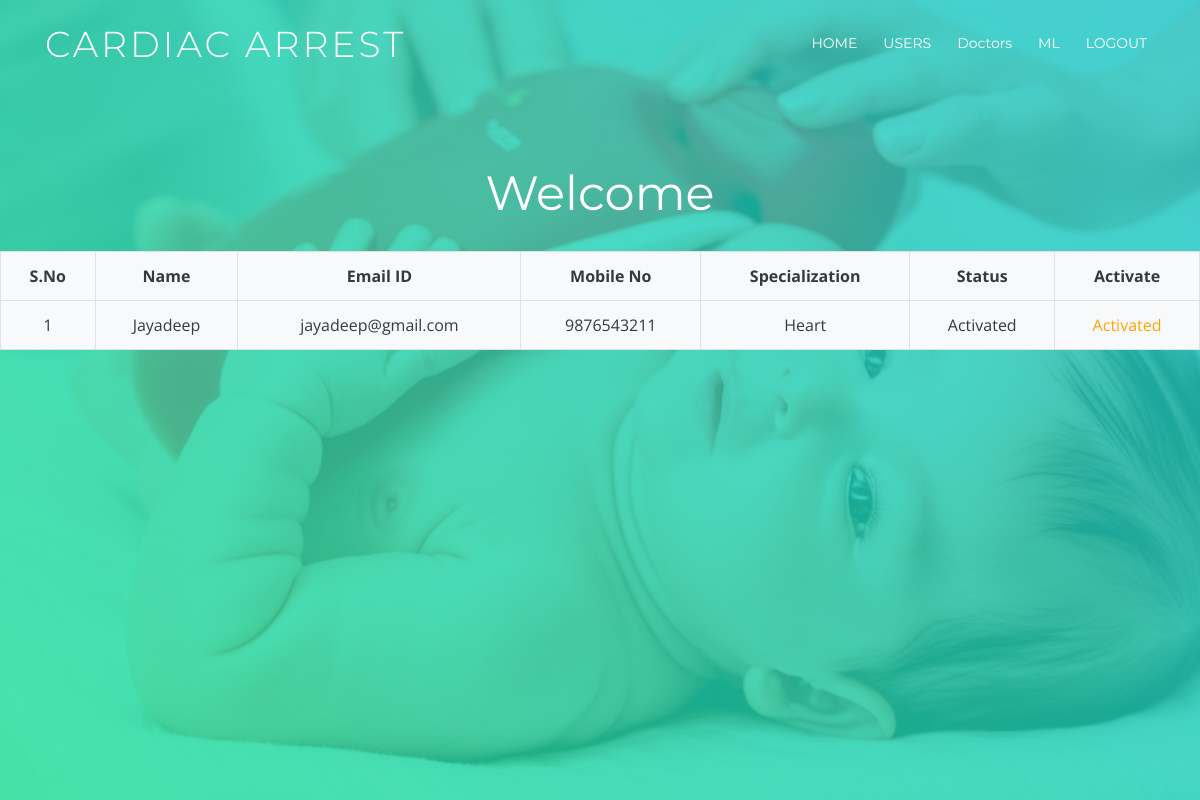
Screenshot of /doctordetails/ with the database file from the repository.
### doctor/models.py (models this page shows, shortened)
class doctorModel(models.Model):
    name = models.CharField(max_length=50)
    email = models.EmailField()
    passwd = models.CharField(max_length=40)
    cwpasswd = models.CharField(max_length=40)
    mobileno = models.CharField(max_length=50, default="", editable=True)
    specialization = models.CharField(max_length=50, default="", editable=True)
    status = models.CharField(max_length=40, default="", editable=True)
    class Meta:
        db_table='doctorregister'

### admins/views.py (the view)
# urls.py: path('doctordetails/', admins.doctordetails, name='doctordetails'),
def doctordetails(request):
    qs=doctorModel.objects.all()
    return render(request,'admins/doctordetails.html',{"object":qs})

### assets/templates/admins/doctordetails.html (shortened to what this page needs)
{% extends 'adminbase.html' %}
{% load static %}
{% block contents %}
<section id="intro">
    <div class="intro-text">
            <h3>
                <p><h2>Welcome</h2></p>
                <table class="table table-bordered bg-light text-dark">
                    <tr>
                <th>S.No</th>
                <th >Name</th>
                <th>Email ID</th>
                <th>Mobile No</th>
                <th>Specialization</th>
                <th>Status</th>
                        <th>Activate</th>
                {% for i in object %}
                         <tr>
                         <td>{{ i.id }}</td>
                         <td>{{ i.name }}</td>
                         <td>{{ i.email }}</td>
                         <td>{{ i.mobileno }}</td>
                         <td>{{ i.specialization }}</td>
                         <td>{{ i.status }}</td>
                             {% if i.status == 'waiting' %}
                                    <td style="color:orange"> <a href="/activatedoctor/?pid={{ i.id }}" >Activate</a></td>
                                    {% else %}
                                            <td style="color:orange"> Activated</td>
                                            {% endif %}
                                     </tr>
                                    {% endfor %}
                    </h3>
        </div>
  </section>
{% endblock %}

### assets/static/css/style.css (style rules this page uses)
body { background: #fff; color: #666666; font-family: "Open Sans", sans-serif; overflow-x: hidden; }
p { padding: 0; margin: 0 0 30px 0; }
h1, h2, h3, h4, h5, h6 { font-family: "Montserrat", sans-serif; font-weight: 400; margin: 0 0 20px 0; padding: 0; }
#intro { width: 100%; height: 100vh; background: linear-gradient(45deg, rgba(29, 224, 153, 0.8), rgba(29, 200, 205, 0.8)), url("../img/intro-bg.jpg") center top no-repeat; background-size: cover; position: relative; }
@media (min-width: 1024px) { #intro { background-attachment: fixed; } }
#intro .intro-text { position: absolute; left: 0; top: 60px; right: 0; height: calc(50% - 60px); display: flex; align-items: center; justify-content: center; text-align: center; flex-direction: column; }
#intro h2 { margin: 30px 0 10px 0; padding: 0 15px; font-size: 48px; font-weight: 400; line-height: 56px; color: #fff; }
#intro p { color: #fff; margin-bottom: 20px; padding: 0 15px; font-size: 24px; }

### rows the page displays
doctorModel: id "1", name "Jayadeep", email "jayadeep@gmail.com", mobileno "9876543211", specialization "Heart", status "Activated"
